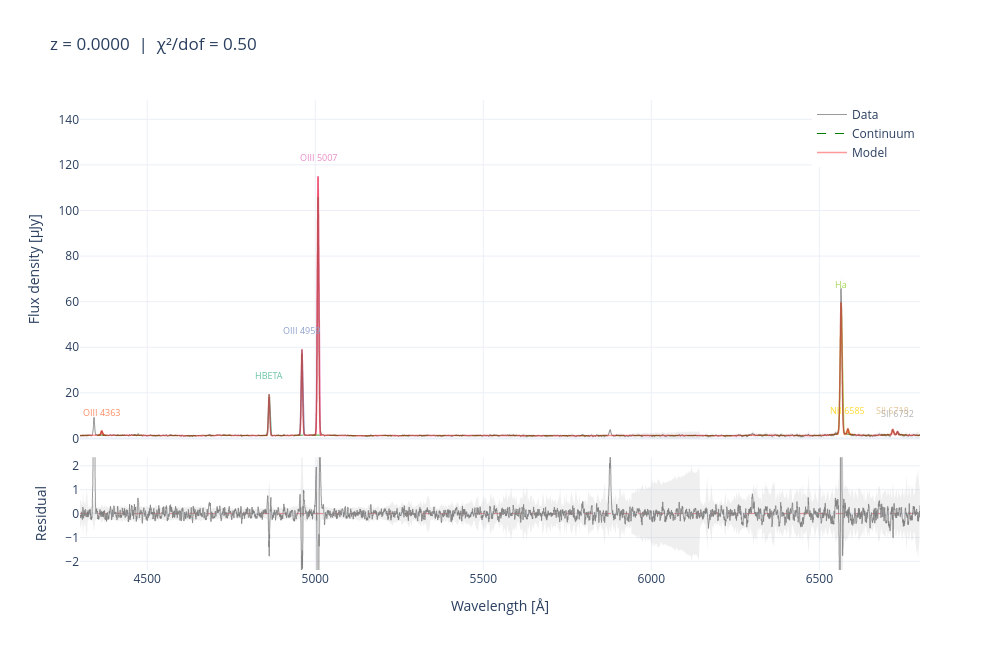

Notebook cell for this chart:
### Code cell
fig_interactive = jwspecfit.plot_fit_interactive(result_opt, wave_unit="A")
fig_interactive.show()
